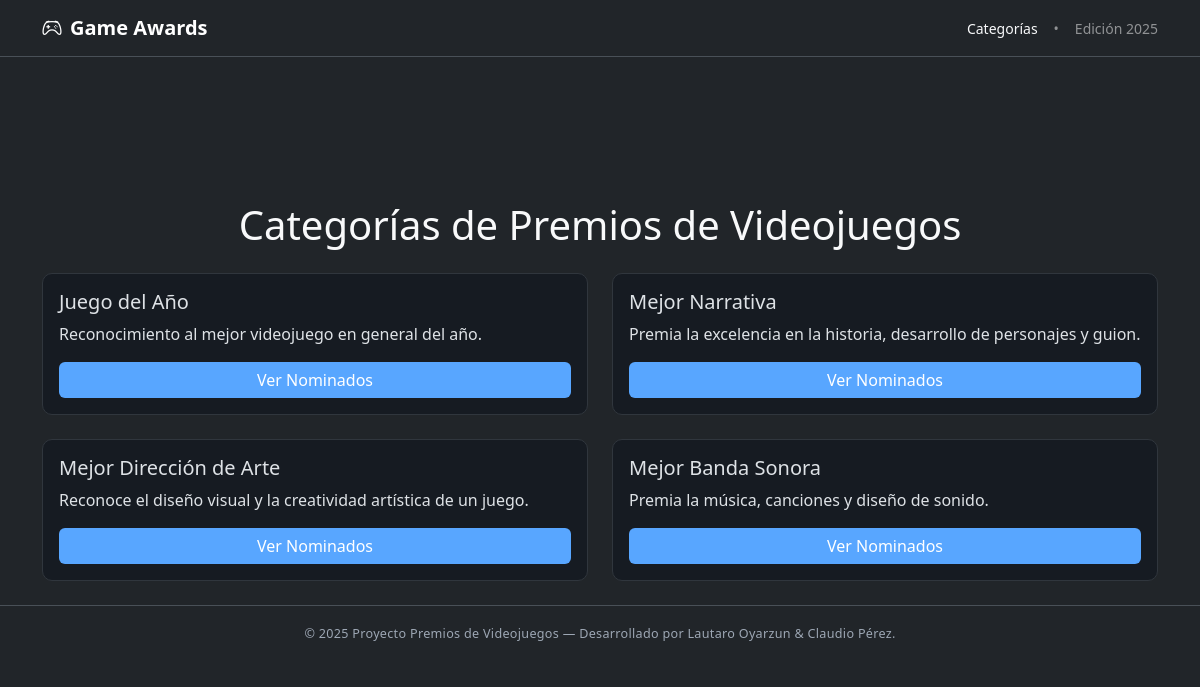
Before: / with the older database file.
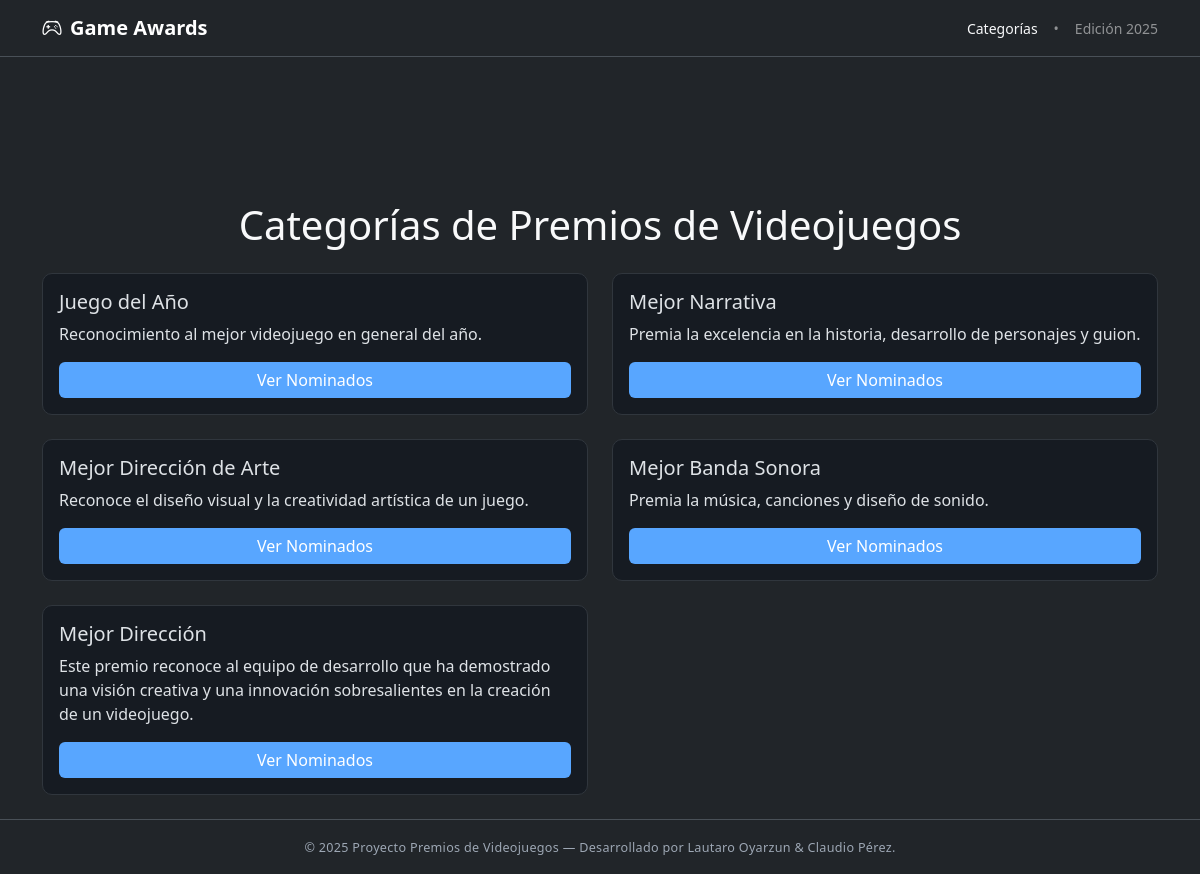
After: the same page with the newer database file.
### juegos/models.py (models this page shows, shortened)
class Categoria(models.Model):
    nombre = models.CharField(max_length=200)
    descripcion = models.TextField(blank=True, null=True)
    imagen = models.URLField(blank=True, null=True) # Nuevo campo para la imagen de la categoría

### juegos/views.py (the view)
# urls.py: path('', views.portada_categorias, name='portada_categorias'),
def portada_categorias(request):
    categorias = Categoria.objects.all()
    context = {'categorias': categorias}
    return render(request, 'juegos/portada_categorias.html', context)

### juegos/templates/juegos/portada_categorias.html (shortened to what this page needs)
{% extends "juegos/base.html" %}
{% block contenido %}
<h1 class="my-4 text-center">Categorías de Premios de Videojuegos</h1>
<div class="row row-cols-1 row-cols-md-2 g-4">
    {% for categoria in categorias %}
    <div class="col">
        <div class="card h-100">
            <div class="card-body d-flex flex-column">
                <h5 class="card-title">{{ categoria.nombre }}</h5>
                <p class="card-text">{{ categoria.descripcion }}</p>
                <a href="{% url 'juegos_nominados' categoria.id %}" class="btn btn-primary mt-auto">Ver Nominados</a>
            </div>
        </div>
    </div>
    {% endfor %}
</div>
{% endblock %}

### juegos/templates/juegos/base.html (shortened to what this page needs)
{% load static %}
<!doctype html>
<html lang="es" data-bs-theme="dark">
<head>
  <link href="https://cdn.jsdelivr.net/npm/bootstrap@5.3.3/dist/css/bootstrap.min.css" rel="stylesheet">
  <link href="https://cdn.jsdelivr.net/npm/bootstrap-icons@1.11.3/font/bootstrap-icons.css" rel="stylesheet">
  <link rel="stylesheet" href="{% static 'css/juegos.css' %}">
</head>
<body class="bg-dark text-light">
  <nav class="navbar navbar-dark border-bottom sticky-top bg-nav">
    <div class="container-xl">
      <a class="navbar-brand fw-bold d-flex align-items-center gap-2" href="{% url 'portada_categorias' %}">
        <i class="bi bi-controller"></i>  Game Awards
      </a>
      <div class="d-flex align-items-center gap-3 small text-white-50">
        <a href="{% url 'portada_categorias' %}" class="link-light text-decoration-none">Categorías</a>
        <span class="d-none d-sm-inline">•</span>
        <span class="text-white-50 d-none d-sm-inline">Edición 2025</span>
      </div>
    </div>
  </nav>
  <header class="hero-bg py-4 py-md-5">
  </header>
  <main class="py-4">
    <div class="container-xl">
      {% block contenido %}{% endblock %}
    </div>
  </main>
  <footer class="bg-dark text-center text-white-50 py-3 border-top">
    <small>
      © 2025 Proyecto Premios de Videojuegos — Desarrollado por Lautaro Oyarzun & Claudio Pérez.
    </small>
  </footer>
</body>
</html>

### juegos/static/css/juegos.css (style rules this page uses)
body { background-color: #0d1117; color: #e6edf3; font-family: 'Segoe UI', sans-serif; }
.card { background-color: #161b22; border: 1px solid #30363d; border-radius: 10px; transition: transform 0.2s ease; }
.btn-primary { background-color: #58a6ff; border: none; }
footer { font-size: 0.9rem; letter-spacing: 0.3px; }
footer small { color: #9da7b4; }

Changed rows visible on the page:
added Categoria: nombre "Mejor Dirección", descripcion "Este premio reconoce al equipo de desarrollo que ha demostrado una visión creativa y una innovación sobresalientes en la creación de un videojuego."
